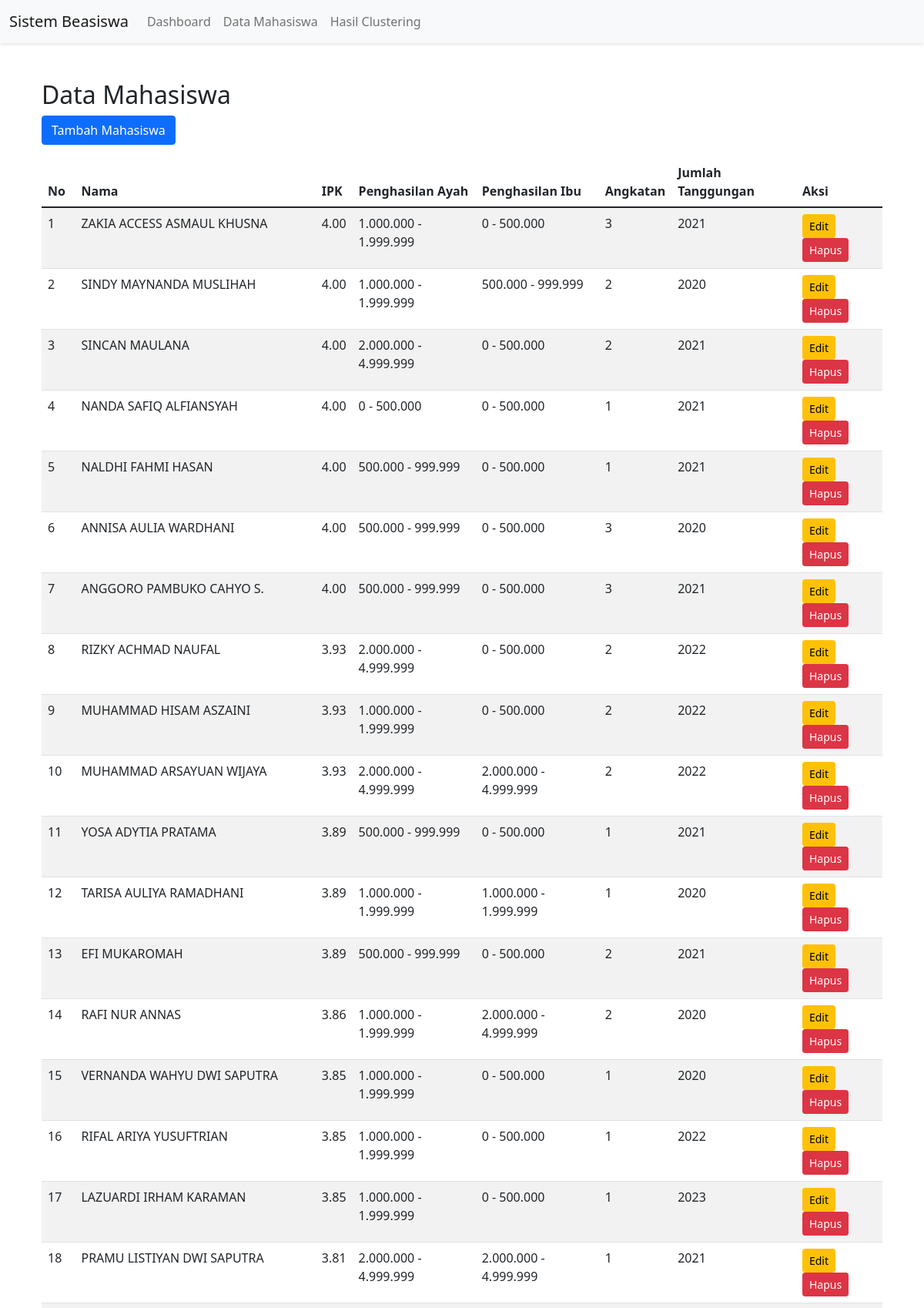
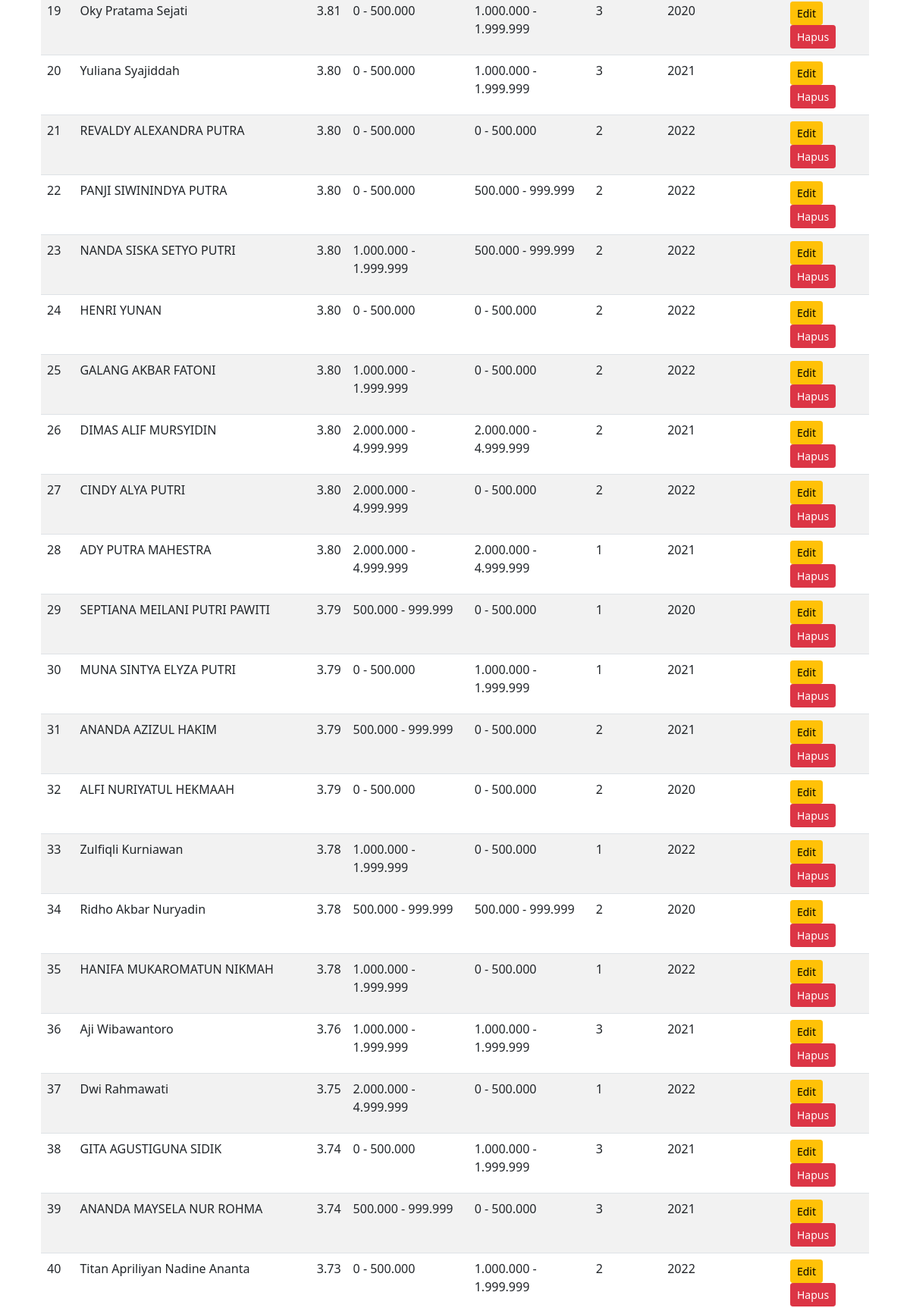
/data_mahasiswa.php (upper part), run on the app's committed database (2 pictures, top to bottom).
### tables this page shows
CREATE TABLE `mahasiswa` (
  `id` int(11) NOT NULL,
  `nama` varchar(255) NOT NULL,
  `ipk` float NOT NULL,
  `penghasilan_ayah` enum('0 - 500.000','500.000 - 999.999','1.000.000 - 1.999.999','2.000.000 - 4.999.999','> 5.000.000') DEFAULT NULL,
  `penghasilan_ibu` enum('0 - 500.000','500.000 - 999.999','1.000.000 - 1.999.999','2.000.000 - 4.999.999','> 5.000.000') DEFAULT NULL,
  `angkatan` varchar(10) NOT NULL,
  `jumlah_tanggungan` int(11) DEFAULT NULL
);

### functions/mahasiswa_functions.php (called while the page is built, shortened)
<?php
function getAllMahasiswa($pdo) {
    $stmt = $pdo->query("SELECT * FROM mahasiswa ORDER BY id DESC");
    return $stmt->fetchAll();
}

### data_mahasiswa.php (the view, shortened to what this page needs)
<?php
require_once 'config/database.php';
require_once 'functions/mahasiswa_functions.php';
include 'includes/header.php';
$mahasiswa = getAllMahasiswa($pdo);
?>
<div class="container mt-4">
    <h2>Data Mahasiswa</h2>
    <a href="tambah_mahasiswa.php" class="btn btn-primary mb-3">Tambah Mahasiswa</a>
    <table class="table table-striped">
    <thead>
        <tr>
            <th>No</th>
            <th>Nama</th>
            <th>IPK</th>
            <th>Penghasilan Ayah</th>
            <th>Penghasilan Ibu</th>
            <th>Angkatan</th>
            <th>Jumlah Tanggungan</th>
            <th>Aksi</th>
        </tr>
    </thead>
    <tbody>
        <?php
        $no = 1;
        foreach ($mahasiswa as $mhs):
        ?>
        <tr>
            <td><?php echo $no++; ?></td>
            <td><?php echo htmlspecialchars($mhs['nama']); ?></td>
            <td><?php echo number_format($mhs['ipk'], 2); ?></td>
            <td><?php echo htmlspecialchars($mhs['penghasilan_ayah']); ?></td>
            <td><?php echo htmlspecialchars($mhs['penghasilan_ibu']); ?></td>
            <td><?php echo htmlspecialchars($mhs['angkatan']); ?></td>
            <td><?php echo $mhs['jumlah_tanggungan']; ?></td>
            <td>
                <a href="edit_mahasiswa.php?id=<?php echo $mhs['id']; ?>" class="btn btn-sm btn-warning">Edit</a>
                <a href="?delete=<?php echo $mhs['id']; ?>" class="btn btn-sm btn-danger" onclick="return confirm('Apakah Anda yakin ingin menghapus data ini?')">Hapus</a>
            </td>
        </tr>
        <?php endforeach; ?>
    </tbody>
</table>
</div>
<?php include 'includes/footer.php'; ?>

### includes/header.php (shortened to what this page needs)
<!DOCTYPE html>
<html lang="en">
<head>
    <link href="https://cdn.jsdelivr.net/npm/bootstrap@5.1.3/dist/css/bootstrap.min.css" rel="stylesheet">
    <link href="assets/css/style.css" rel="stylesheet">
</head>
<body>
    <nav class="navbar navbar-expand-lg navbar-light bg-light">
        <div class="container-fluid">
            <a class="navbar-brand" href="index.php">Sistem Beasiswa</a>
            <div class="collapse navbar-collapse" id="navbarNav">
                <ul class="navbar-nav">
                    <li class="nav-item">
                        <a class="nav-link" href="index.php">Dashboard</a>
                    </li>
                    <li class="nav-item">
                        <a class="nav-link" href="data_mahasiswa.php">Data Mahasiswa</a>
                    </li>
                    <li class="nav-item">
                        <a class="nav-link" href="hasil_clustering.php">Hasil Clustering</a>
                    </li>
                </ul>
            </div>
        </div>
    </nav>
    <div class="container mt-4">

### includes/footer.php (shortened to what this page needs)
</div>
</body>
</html>

### assets/css/style.css (style rules this page uses)
body { min-height: 100vh; display: flex; flex-direction: column; }
.container { flex: 1; }
.navbar { box-shadow: 0 2px 4px rgba(0,0,0,0.1); }

### data on the page
mahasiswa: nama "ZAKIA ACCESS ASMAUL KHUSNA", ipk "4.00", penghasilan_ayah "1.000.000 - 1.999.999", penghasilan_ibu "0 - 500.000", angkatan "3", jumlah_tanggungan "2021"
mahasiswa: nama "SINDY MAYNANDA MUSLIHAH", ipk "4.00", penghasilan_ayah "1.000.000 - 1.999.999", penghasilan_ibu "500.000 - 999.999", angkatan "2", jumlah_tanggungan "2020"
mahasiswa: nama "SINCAN MAULANA", ipk "4.00", penghasilan_ayah "2.000.000 - 4.999.999", penghasilan_ibu "0 - 500.000", angkatan "2", jumlah_tanggungan "2021"
mahasiswa: nama "NANDA SAFIQ ALFIANSYAH", ipk "4.00", penghasilan_ayah "0 - 500.000", penghasilan_ibu "0 - 500.000", angkatan "1", jumlah_tanggungan "2021"
mahasiswa: nama "NALDHI FAHMI HASAN", ipk "4.00", penghasilan_ayah "500.000 - 999.999", penghasilan_ibu "0 - 500.000", angkatan "1", jumlah_tanggungan "2021"
mahasiswa: nama "ANNISA AULIA WARDHANI", ipk "4.00", penghasilan_ayah "500.000 - 999.999", penghasilan_ibu "0 - 500.000", angkatan "3", jumlah_tanggungan "2020"
mahasiswa: nama "ANGGORO PAMBUKO CAHYO S.", ipk "4.00", penghasilan_ayah "500.000 - 999.999", penghasilan_ibu "0 - 500.000", angkatan "3", jumlah_tanggungan "2021"
mahasiswa: nama "RIZKY ACHMAD NAUFAL", ipk "3.93", penghasilan_ayah "2.000.000 - 4.999.999", penghasilan_ibu "0 - 500.000", angkatan "2", jumlah_tanggungan "2022"
mahasiswa: nama "MUHAMMAD HISAM ASZAINI", ipk "3.93", penghasilan_ayah "1.000.000 - 1.999.999", penghasilan_ibu "0 - 500.000", angkatan "2", jumlah_tanggungan "2022"
mahasiswa: nama "MUHAMMAD ARSAYUAN WIJAYA", ipk "3.93", penghasilan_ayah "2.000.000 - 4.999.999", penghasilan_ibu "2.000.000 - 4.999.999", angkatan "2", jumlah_tanggungan "2022"
mahasiswa: nama "YOSA ADYTIA PRATAMA", ipk "3.89", penghasilan_ayah "500.000 - 999.999", penghasilan_ibu "0 - 500.000", angkatan "1", jumlah_tanggungan "2021"
mahasiswa: nama "TARISA AULIYA RAMADHANI", ipk "3.89", penghasilan_ayah "1.000.000 - 1.999.999", penghasilan_ibu "1.000.000 - 1.999.999", angkatan "1", jumlah_tanggungan "2020"
mahasiswa: nama "EFI MUKAROMAH", ipk "3.89", penghasilan_ayah "500.000 - 999.999", penghasilan_ibu "0 - 500.000", angkatan "2", jumlah_tanggungan "2021"
mahasiswa: nama "RAFI NUR ANNAS", ipk "3.86", penghasilan_ayah "1.000.000 - 1.999.999", penghasilan_ibu "2.000.000 - 4.999.999", angkatan "2", jumlah_tanggungan "2020"
mahasiswa: nama "VERNANDA WAHYU DWI SAPUTRA", ipk "3.85", penghasilan_ayah "1.000.000 - 1.999.999", penghasilan_ibu "0 - 500.000", angkatan "1", jumlah_tanggungan "2020"
mahasiswa: nama "RIFAL ARIYA YUSUFTRIAN", ipk "3.85", penghasilan_ayah "1.000.000 - 1.999.999", penghasilan_ibu "0 - 500.000", angkatan "1", jumlah_tanggungan "2022"
mahasiswa: nama "LAZUARDI IRHAM KARAMAN", ipk "3.85", penghasilan_ayah "1.000.000 - 1.999.999", penghasilan_ibu "0 - 500.000", angkatan "1", jumlah_tanggungan "2023"
mahasiswa: nama "PRAMU LISTIYAN DWI SAPUTRA", ipk "3.81", penghasilan_ayah "2.000.000 - 4.999.999", penghasilan_ibu "2.000.000 - 4.999.999", angkatan "1", jumlah_tanggungan "2021"
mahasiswa: nama "Oky Pratama Sejati", ipk "3.81", penghasilan_ayah "0 - 500.000", penghasilan_ibu "1.000.000 - 1.999.999", angkatan "3", jumlah_tanggungan "2020"
mahasiswa: nama "Yuliana Syajiddah", ipk "3.80", penghasilan_ayah "0 - 500.000", penghasilan_ibu "1.000.000 - 1.999.999", angkatan "3", jumlah_tanggungan "2021"
mahasiswa: nama "REVALDY ALEXANDRA PUTRA", ipk "3.80", penghasilan_ayah "0 - 500.000", penghasilan_ibu "0 - 500.000", angkatan "2", jumlah_tanggungan "2022"
mahasiswa: nama "PANJI SIWININDYA PUTRA", ipk "3.80", penghasilan_ayah "0 - 500.000", penghasilan_ibu "500.000 - 999.999", angkatan "2", jumlah_tanggungan "2022"
mahasiswa: nama "NANDA SISKA SETYO PUTRI", ipk "3.80", penghasilan_ayah "1.000.000 - 1.999.999", penghasilan_ibu "500.000 - 999.999", angkatan "2", jumlah_tanggungan "2022"
mahasiswa: nama "HENRI YUNAN", ipk "3.80", penghasilan_ayah "0 - 500.000", penghasilan_ibu "0 - 500.000", angkatan "2", jumlah_tanggungan "2022"
mahasiswa: nama "GALANG AKBAR FATONI", ipk "3.80", penghasilan_ayah "1.000.000 - 1.999.999", penghasilan_ibu "0 - 500.000", angkatan "2", jumlah_tanggungan "2022"
mahasiswa: nama "DIMAS ALIF MURSYIDIN", ipk "3.80", penghasilan_ayah "2.000.000 - 4.999.999", penghasilan_ibu "2.000.000 - 4.999.999", angkatan "2", jumlah_tanggungan "2021"
mahasiswa: nama "CINDY ALYA PUTRI", ipk "3.80", penghasilan_ayah "2.000.000 - 4.999.999", penghasilan_ibu "0 - 500.000", angkatan "2", jumlah_tanggungan "2022"
mahasiswa: nama "ADY PUTRA MAHESTRA", ipk "3.80", penghasilan_ayah "2.000.000 - 4.999.999", penghasilan_ibu "2.000.000 - 4.999.999", angkatan "1", jumlah_tanggungan "2021"
mahasiswa: nama "SEPTIANA MEILANI PUTRI PAWITI", ipk "3.79", penghasilan_ayah "500.000 - 999.999", penghasilan_ibu "0 - 500.000", angkatan "1", jumlah_tanggungan "2020"
mahasiswa: nama "MUNA SINTYA ELYZA PUTRI", ipk "3.79", penghasilan_ayah "0 - 500.000", penghasilan_ibu "1.000.000 - 1.999.999", angkatan "1", jumlah_tanggungan "2021"
mahasiswa: nama "ANANDA AZIZUL HAKIM", ipk "3.79", penghasilan_ayah "500.000 - 999.999", penghasilan_ibu "0 - 500.000", angkatan "2", jumlah_tanggungan "2021"
mahasiswa: nama "ALFI NURIYATUL HEKMAAH", ipk "3.79", penghasilan_ayah "0 - 500.000", penghasilan_ibu "0 - 500.000", angkatan "2", jumlah_tanggungan "2020"
mahasiswa: nama "Zulfiqli Kurniawan", ipk "3.78", penghasilan_ayah "1.000.000 - 1.999.999", penghasilan_ibu "0 - 500.000", angkatan "1", jumlah_tanggungan "2022"
mahasiswa: nama "Ridho Akbar Nuryadin", ipk "3.78", penghasilan_ayah "500.000 - 999.999", penghasilan_ibu "500.000 - 999.999", angkatan "2", jumlah_tanggungan "2020"
mahasiswa: nama "HANIFA MUKAROMATUN NIKMAH", ipk "3.78", penghasilan_ayah "1.000.000 - 1.999.999", penghasilan_ibu "0 - 500.000", angkatan "1", jumlah_tanggungan "2022"
mahasiswa: nama "Aji Wibawantoro", ipk "3.76", penghasilan_ayah "1.000.000 - 1.999.999", penghasilan_ibu "1.000.000 - 1.999.999", angkatan "3", jumlah_tanggungan "2021"
mahasiswa: nama "Dwi Rahmawati", ipk "3.75", penghasilan_ayah "2.000.000 - 4.999.999", penghasilan_ibu "0 - 500.000", angkatan "1", jumlah_tanggungan "2022"
mahasiswa: nama "GITA AGUSTIGUNA SIDIK", ipk "3.74", penghasilan_ayah "0 - 500.000", penghasilan_ibu "1.000.000 - 1.999.999", angkatan "3", jumlah_tanggungan "2021"
mahasiswa: nama "ANANDA MAYSELA NUR ROHMA", ipk "3.74", penghasilan_ayah "500.000 - 999.999", penghasilan_ibu "0 - 500.000", angkatan "3", jumlah_tanggungan "2021"
mahasiswa: nama "Titan Apriliyan Nadine Ananta", ipk "3.73", penghasilan_ayah "0 - 500.000", penghasilan_ibu "1.000.000 - 1.999.999", angkatan "2", jumlah_tanggungan "2022"
